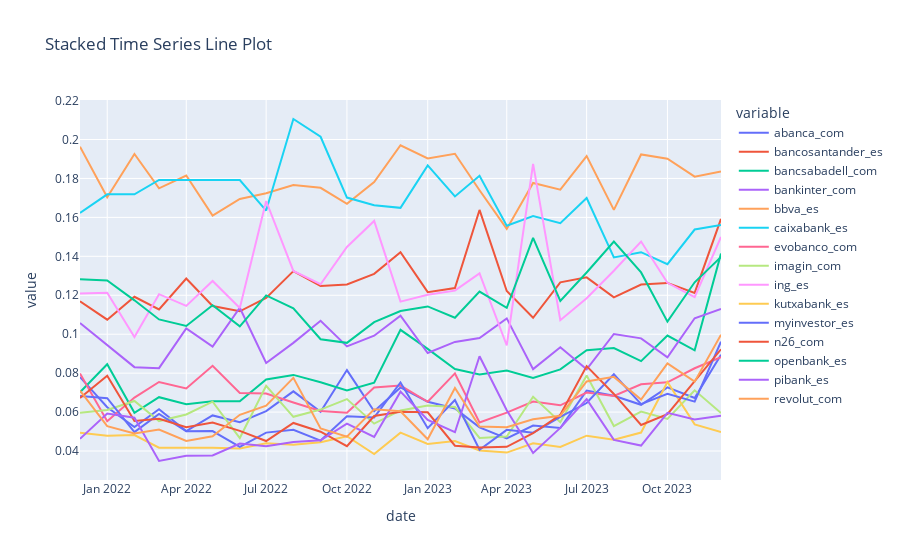

The code cell stored with this chart in its notebook:
### Markdown cell above
## Generic Data Visualizations

### Code cell
# create stacked time series line plot in plotly express 
fig = px.line(cross_visitation_data, x='date', y=num_cols, title='Stacked Time Series Line Plot')
fig.show()
